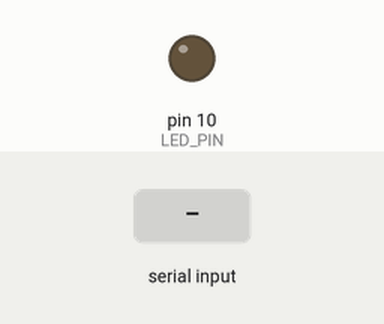
Simulated run of this sketch. Board: Arduino Uno, built with avr-gcc and run on an emulated ATmega328P. On the bench: output pins drawn as LEDs (lit = HIGH). Inputs (shaded band) come from the test bench. What the sketch prints to the serial monitor is not drawn.

Above: at 1.2 s.
1.3 s: "90,45\n" received over Serial
At 2.0 s:
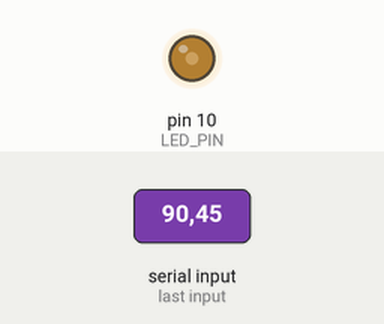
2.8 s: "30,150\n" received over Serial
At 3.2 s:
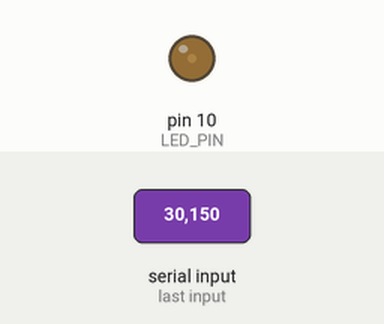
4.3 s: "200\n" received over Serial
At 5.4 s:
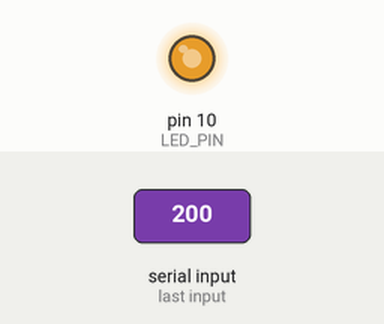
5.8 s: "90\n" received over Serial
At 6.5 s:
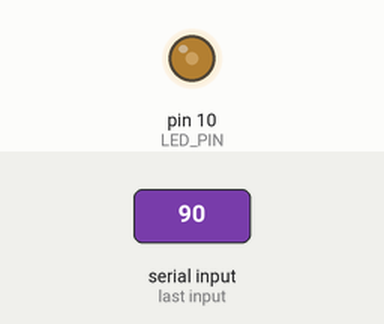
Timing chart, 0 to 8.3 s (numbered marks = the images above; inputs shaded):
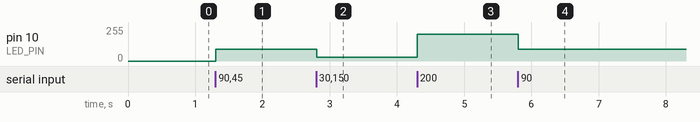

Measured:
- after the input at 1.3 s, pin 10 (LED_PIN): 0/255 → 90/255 at once
- after the input at 2.8 s, pin 10 (LED_PIN): 90/255 → 30/255 at once
- after the input at 4.3 s, pin 10 (LED_PIN): 30/255 → 200/255 at once
- after the input at 5.8 s, pin 10 (LED_PIN): 200/255 → 90/255 at once

The sketch:

arduino_led_sketch.ino
```cpp
/*
 * التحكم بـ LED عبر Serial
 * يستقبل قيمة PWM (0-255) من Python
 *
 * التوصيل:
 * - LED (+) الطرف الطويل → Pin 10
 * - LED (-) → مقاومة 220Ω → GND
 */

const int LED_PIN = 10;
String inputString = "";
bool stringComplete = false;

void setup() {
  Serial.begin(9600);
  pinMode(LED_PIN, OUTPUT);
  analogWrite(LED_PIN, 0);
  Serial.println("LED Control Ready");
}

void loop() {
  while (Serial.available()) {
    char inChar = (char)Serial.read();
    if (inChar == '\n') {
      stringComplete = true;
    } else {
      inputString += inChar;
    }
  }

  if (stringComplete) {
    inputString.trim();
    int pwmValue = inputString.toInt();
    pwmValue = constrain(pwmValue, 0, 255);
    analogWrite(LED_PIN, pwmValue);

    inputString = "";
    stringComplete = false;
  }
}
```
